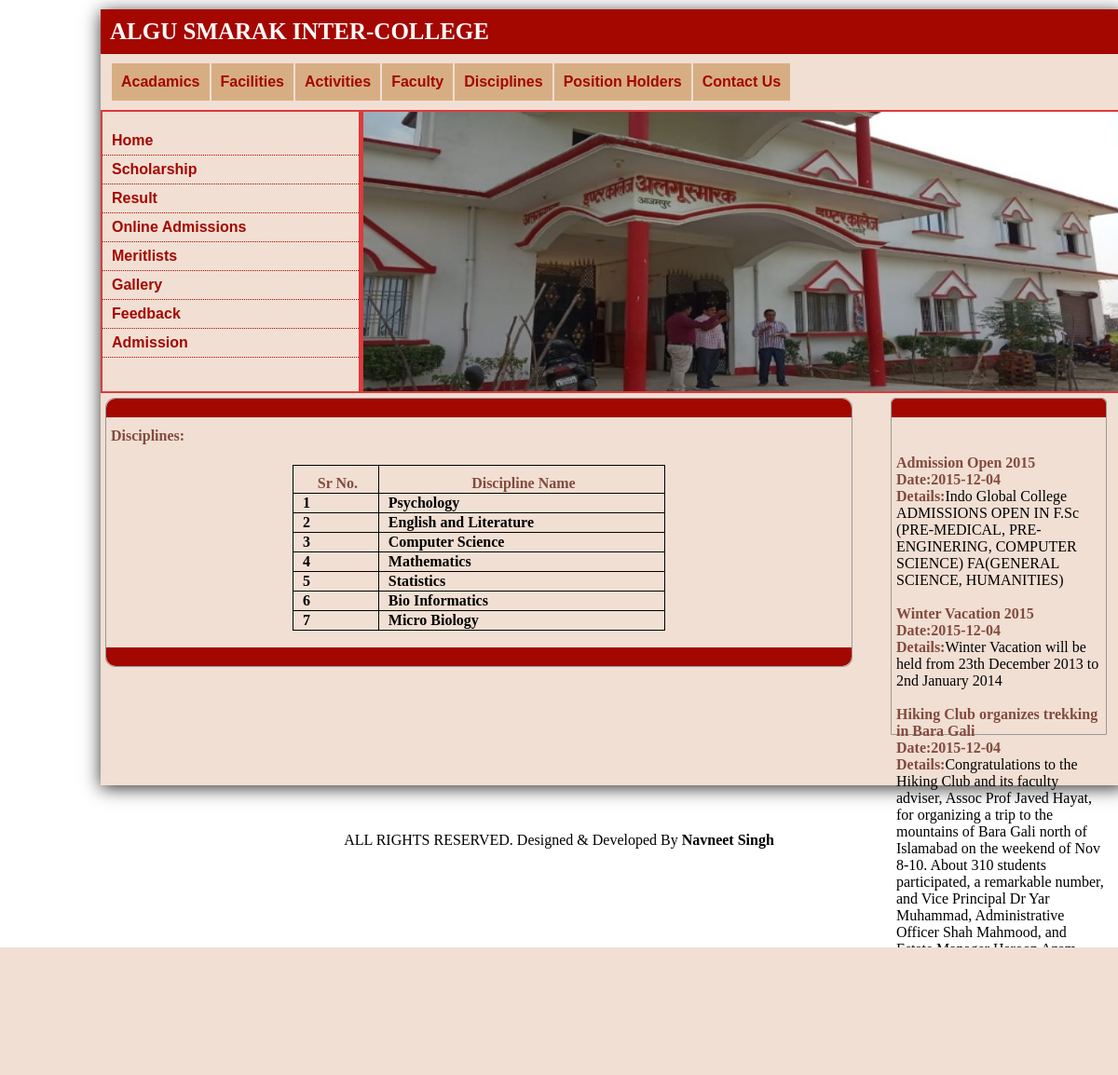
Screenshot of /discipline.php with the database file from the repository.
### tables this page shows
CREATE TABLE IF NOT EXISTS `disciplines` (
  `fid` int(11) NOT NULL AUTO_INCREMENT,
  `fname` varchar(100) NOT NULL DEFAULT '',
  PRIMARY KEY (`fid`)
);

CREATE TABLE IF NOT EXISTS `news` (
  `nid` int(11) NOT NULL AUTO_INCREMENT,
  `heading` varchar(100) NOT NULL,
  `details` text NOT NULL,
  `date` date NOT NULL,
  PRIMARY KEY (`nid`)
);

### discipline.php (the view, shortened to what this page needs)
<?php
include 'config.php';
?><!DOCTYPE html PUBLIC "-//W3C//DTD XHTML 1.0 Transitional//EN" "http://www.w3.org/TR/xhtml1/DTD/xhtml1-transitional.dtd">
<html xmlns="http://www.w3.org/1999/xhtml">
<head>
<link rel="stylesheet" href="style.css" type="text/css" />
</head>
<body>
<div class="wrapper">
	<div id="header">ALGU SMARAK INTER-COLLEGE</div>
    <div id="menu">
    	<ul>
        	<li><a href="user_academics.php" title="Acadamics">Acadamics</a></li>
            <li><a href="facility.php" title="Facities">Facilities</a></li>
            <li><a href="user_activities.php" title="Activities">Activities</a></li>
            <li><a href="faculty.php" title="Faculty">Faculty</a></li>
            <li><a href="discipline.php" title="Disciplines">Disciplines</a></li>
            <li><a href="position_holder.php" title="Position Holders">Position Holders</a></li>
            <li><a href="contact.php" title="Contact Us">Contact Us</a></li>
        </ul>
        <br />
<br style="clear:both;" />
    </div>
    <div class="head">
    	<div class="sidebar_menu">
        	<ul>
            	<li><a href="index.php" title="Home">Home</a></li>
        <li><a href="scholarship.php" title="Scholarship">Scholarship</a></li>
        <li><a href="result.php" title="Result">Result</a></li>
        <li><a href="addmision_form.php" title="Online Admissions">Online Admissions</a></li>
        <li><a href="meritlist.php" title="Meritlists">Meritlists</a></li>
        <li><a href="gallery.php" title="Gallery">Gallery</a></li>
        <li><a href="user_feedback.php" title="Feedback">Feedback</a></li>
        <li><a href="all_admissions.php" title="Admission">Admission</a></li>
        	</ul>
        </div>
        <div id="slide">
        <img src="images/dav image.jpg" height="300px" width="100%" />
        </div>
    </div>
    <div class="content">
    	<div class="content_div"></div>
        <h4 class="bold">Disciplines:</h4>
         <p class="para">
   	  <table  align="center" class="tab" style="width:400px;" border="1">
        <tr>
        			<th class="bold th">Sr No.</th>
                	<th class="bold th">Discipline Name</th>
        </tr>
         <?php
				$result=mysqli_query($conn,"SELECT * from disciplines");
				$i=1;
				while($test=mysqli_fetch_array($result))
				{
				echo
                '<tr>';
				 echo '<td>'.$i.'</td>';
                	echo '<td>'.$test['fname'].'</td>';
                echo '</tr>';
               $i++;
				}
				?>
      </table>
         	 <br />
        <div class="content_foot"></div>
        </p>
    </div>
    <div class="sidebar">
    	<div class="sidebar_content"></div>
        <div class="ads">
         <marquee direction="up" scrollamount="2" id='scroll_stop' style="height:300px;" onMouseOver="document.getElementById('scroll_stop').stop();" onMouseOut="document.getElementById('scroll_stop').start();">
        <?php
        $result=mysqli_query($conn,"select * from  news");
		while($test=mysqli_fetch_array($result))
        {
        ?>
       <?php echo '<strong>'.$test['heading'].'</strong>'.'<br />';?>
        <?php echo '<strong>Date:'.$test['date'].'</strong>'.'<br />';?>
		 <?php echo '<strong>Details:</strong>'.$test['details'].'<br /><br/>';}?>
        </marquee>
        </div>
    </div>
    <br style="clear:both;" /><br /><br />
<br />
</div>
 <?php
 include 'footer.php';
 ?>
</body>
</html>

### style.css (style rules this page uses)
body { background:#FFF; }
.wrapper { height:auto; width:1100px; box-shadow: 0px 3px 18px #333333; background:#F1DFD3; margin:10px 100px 50px 100px; }
#header { background:#A40700; margin:0px; color:#FFF; font-size:25px; font-weight:bold; padding-top:10px; padding-left:10px; padding-bottom:10px; font-family:Georgia, serif; }
#menu { background:#F1DFD3; height:auto; margin:0px 0px 10px 0px; width:1100px; letter-spacing: -0px; }
#menu ul { margin:10px auto 0px 5px; padding-left:5px; }
#menu ul li { list-style-type:none; float:left; font-weight:bolder; font-family:Arial, Helvetica, sans-serif; display:block; line-height:40px; background:#D7AE84; margin-left:2px; padding:0px 10px 0px 10px; }
#menu ul li a { text-decoration:none; color:#A40700; }
.head { width:100%; height:304px; background:#DD3A3B; }
.sidebar_menu { height:300px; width:25%; background:#F1DFD3; border:solid 2px #DD3A3B; padding:0px auto auto -10px; float:left; }
.sidebar_menu ul li { list-style-type:none; border-bottom:dotted 1px #A40700; margin-left:-40px; padding-left:10px; }
.sidebar_menu ul li a { text-decoration:none; display:block; line-height:30px; font-family:Arial, Helvetica, sans-serif; font-weight:bold; color:#A40700; }
#slide { height:300px; width:74.2%; background:#F1DFD3; border:solid 2px #DD3A3B; float:right; }
.content { height:auto; background:#F1DFD3; border:#999 1px solid; width:800px; margin:5px auto auto 5px; border-radius:10px; float:left; }
.content_div { background-color:#A20800; height:20px; border-top-left-radius:10px; border-top-right-radius:10px; width:800px; float:left; }
.content_foot { background-color:#A20800; height:20px; border-bottom-left-radius:10px; border-bottom-right-radius:10px; width:800px; float:left; position:relative; }
.para { margin:0px 5px auto auto; padding-right:5px; text-align:left; margin-left:5px; padding-bottom:0px; height:auto; }
.bold { text-align:left; color:#834B3E; padding-top:10px; padding-left:5px; }
.sidebar { height:auto; width:230px; border:#999 1px solid; float:right; margin:5px 20px auto 10px; border-top-left-radius:5px; border-top-right-radius:5px; }
.sidebar_content { background-color:#A20800; height:20px; border-top-left-radius:5px; border-top-right-radius:5px; width:230px; }
.ads { padding-left:5px; padding-top:40px; }
.ads strong { color:#834B3E; }
table td { font-weight:bold; padding-left:10px; }
.th { text-align:center; }
.tab { border:1px solid #000000; border-collapse:collapse; width:90%; }

### rows the page displays
disciplines: fname "Psychology"
disciplines: fname "English and Literature"
disciplines: fname "Computer Science"
disciplines: fname "Mathematics"
disciplines: fname "Statistics"
disciplines: fname "Bio Informatics"
disciplines: fname "Micro Biology"
news: heading "Admission Open 2015", date "2015-12-04", details "Indo Global College ADMISSIONS OPEN IN F.Sc (PRE-MEDICAL, PRE-ENGINERING, COMPUTER SCIENCE) FA(GENERAL SCIENCE, HUMANITIES)"
news: heading "Winter Vacation 2015", date "2015-12-04", details "Winter Vacation will be held from 23th December 2013 to 2nd January 2014"
news: heading "Hiking Club organizes trekking in Bara Gali", date "2015-12-04", details "Congratulations to the Hiking Club and its faculty adviser, Assoc Prof Javed Hayat, for organizing a trip to the mountains of Bara Gali north of Islamabad on the weekend of Nov 8-10. About 310 students participated, a remarkable number, and Vice Principal Dr Yar Muhammad, Administrative Officer Shah Mahmood, and Estate Manager Haroon Azam were among the 15 faculty and staff who assisted Mr Javed with the event. It snowed during the trek, spectacular fireworks were viewed on Saturday evening, and a good time was had by all. Shabash!"
